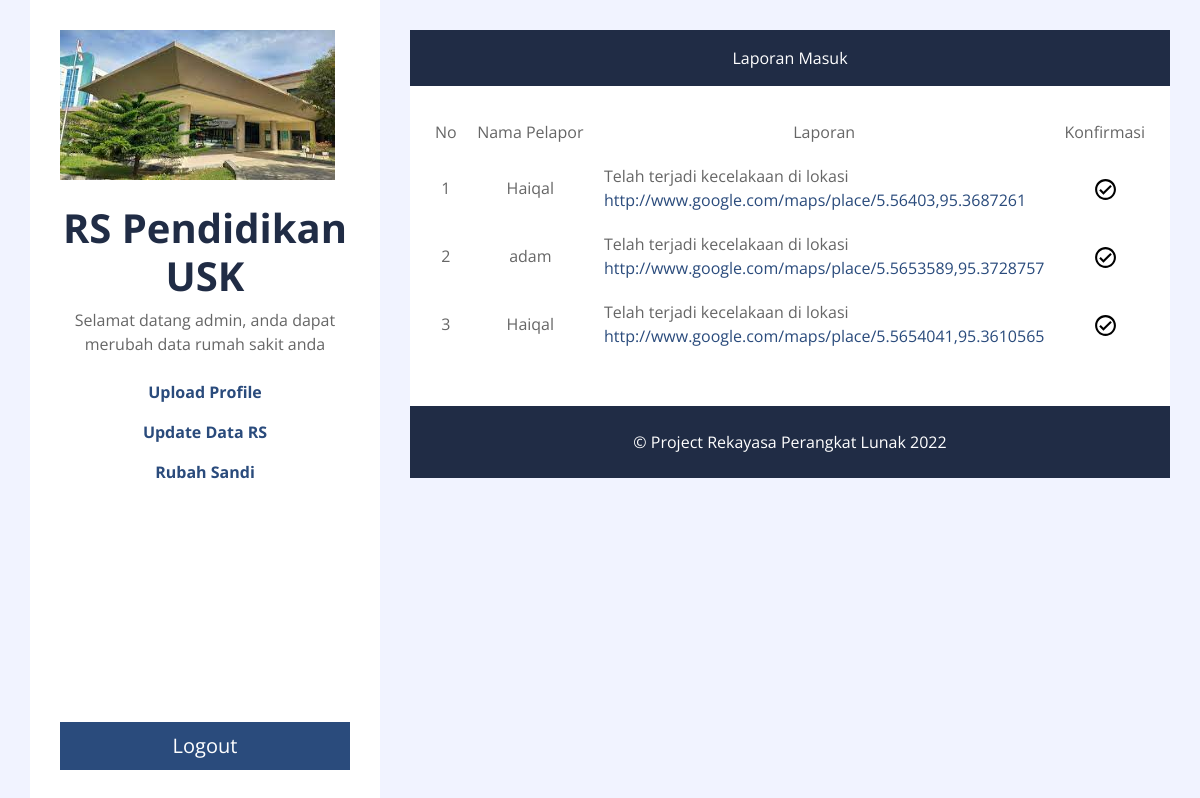
Screenshot of /admin/detail_admin.php (signed in) with the database file from the repository.
### tables this page shows
CREATE TABLE `rumah_sakit` (
  `id` int(11) NOT NULL,
  `nama_rs` varchar(52) NOT NULL,
  `password` varchar(50) NOT NULL,
  `profil_rs` text NOT NULL,
  `no_tlpn_rs` varchar(15) NOT NULL,
  `alamat` varchar(100) NOT NULL,
  `link_gmaps` text NOT NULL,
  `jumlah_ambulan` int(11) NOT NULL,
  `namaimg` varchar(100) NOT NULL,
  `ukuranimg` int(11) NOT NULL,
  `tipe` varchar(20) NOT NULL,
  `lat` varchar(100) NOT NULL,
  `lon` varchar(100) NOT NULL,
  `jarak` double NOT NULL
);

CREATE TABLE `rspendidikanusk` (
  `id` int(11) NOT NULL,
  `nama_pelapor` text NOT NULL,
  `laporan` text NOT NULL,
  `link` varchar(150) NOT NULL
);

### admin/detail_admin.php (the view, shortened to what this page needs)
<?php
include "../backend/connect.php";
?>
<!DOCTYPE html>
<html lang="en">
    <head>
        <link href="https://cdnjs.cloudflare.com/ajax/libs/font-awesome/5.10.0/css/all.min.css" rel="stylesheet">
        <link href="../css/style.css" rel="stylesheet">
    </head>
    <body>
        <div class="wrapper">
            <div class="sidebar">
                <?php
                    if(isset($_SESSION['status'])){
                    if($_SESSION['status'] == 'login'){
                    $ids = $_SESSION['id'];
                    $query = mysqli_query($koneksi, "SELECT * FROM rumah_sakit WHERE id = $ids");
                    $data = mysqli_fetch_array($query);
                ?>
                <div class="sidebar-text d-flex flex-column h-100 justify-content-center text-center">
                	<img class="sss" src="../img/rsimg/<?= $data['namaimg'] ?>" alt="Image"><br>
                    <h1 class="font-weight-bold"><?= $data['nama_rs']; ?></h1>
                    <p class="mb-4">Selamat datang admin, anda dapat merubah data rumah sakit anda</p>
                    <p><b><a href="upload_profile.php">Upload Profile</a></b></p>
                    <p><b><a href="update_rs.php">Update Data RS</a></b></p>
                    <p><b><a href="rubah_sandi.php">Rubah Sandi</a></b></p>
                    <a href="../backend/logout.php" class="btn btn-lg btn-block btn-primary mt-auto">Logout</a>
                </div>
                <?php }} ?>
            </div>
            <div class="content">
                <div class="container p-0">
                    <nav class="navbar navbar-expand-lg bg-secondary navbar-dark">
                        <div class="collapse navbar-collapse justify-content-between" id="navbarCollapse">
                            <div class="navbar-nav m-auto">
								<a href="#" class="nav-item nav-link active">Laporan Masuk</a>
                            </div>
                        </div>
                    </nav>
                </div>
                <div class="container p-0">
                    <?php
                        $no = 1;
                        $nrs = $data['nama_rs'];
                        $nrs_new = str_replace(' ', '', $nrs);
                        $nrs_normal = strtolower($nrs_new);
                        $querylaporan = mysqli_query($koneksi, "SELECT * FROM $nrs_normal");
                     ?>
                	<div id="blog-carousel" class="carousel slide" data-ride="carousel">
                		<div class="container bg-white pt-4">
                            <div class="cdse">
                                <table>
                                    <tr>
                                        <td width="5%">No</td>
                                        <td width="20%">Nama Pelapor</td>
                                        <td width="60%">Laporan</td>
                                        <td>Konfirmasi</td>
                                        </tr>
                                        <?php while($laporan = mysqli_fetch_array($querylaporan)){ ?>
                                        <form action="../backend/delete_laporan.php" method="POST">
                                            <tr>
                                            <td><?= $no++ ?></td>
                                            <td><?= $laporan['nama_pelapor'] ?></td>
                                            <td class="csdeleft"><?= $laporan['laporan']  ?> <a href="<?= $laporan['link'] ?>" target="blank"><?= $laporan['link']  ?></a></td>
                                            <td><button class="btnss" onclick="return confirm('Laporan sudah selesai?')">
                                            <svg style="width:24px;height:24px" viewBox="0 0 23 23">
                                            <path fill="currentColor" d="M12 2C6.5 2 2 6.5 2 12S6.5 22 12 22 22 17.5 22 12 17.5 2 12 2M12 20C7.59 20 4 16.41 4 12S7.59 4 12 4 20 7.59 20 12 16.41 20 12 20M16.59 7.58L10 14.17L7.41 11.59L6 13L10 17L18 9L16.59 7.58Z" />
                                            </svg></button>
                                            </td>
                                        </form>
                                    <?php } ?>
                                </table>
                            </div>
                        <br><br></div>
                    </div>
                </div>
                <div class="container py-4 bg-secondary text-center">
                    <p class="m-0 text-white">
                        &copy; Project Rekayasa Perangkat Lunak 2022
                    </p>
                </div>
            </div>
        </div>
    </body>
</html>

### rows the page displays
rumah_sakit: namaimg (picture), nama_rs "RS Pendidikan USK"
rspendidikanusk: nama_pelapor "Haiqal", laporan "Telah terjadi kecelakaan di lokasi", link "http://www.google.com/maps/place/5.56403,95.3687261"
rspendidikanusk: nama_pelapor "adam", laporan "Telah terjadi kecelakaan di lokasi", link "http://www.google.com/maps/place/5.5653589,95.3728757"
rspendidikanusk: nama_pelapor "Haiqal", laporan "Telah terjadi kecelakaan di lokasi", link "http://www.google.com/maps/place/5.5654041,95.3610565"
